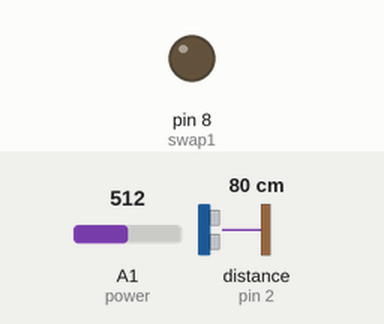
This sketch was run on a simulated Arduino Uno, built with avr-gcc and run on an emulated ATmega328P. Shown: output pins drawn as LEDs (lit = HIGH). Wiring (inferred from the names in the program): ultrasonic range finder: trigger pin 2; echo pin 2. The inputs (shaded band) are chosen by the test bench; at power-on: distance to the obstacle (sensor on pin 2) 80 cm, A1 (power) = 512. The echo pulse lasts 58.3 µs per cm; pins used as bus, display or sensor lines are not drawn; what the sketch prints to the serial monitor is not drawn.

Above: at 2.2 s.
2.3 s: distance to the obstacle (sensor on pin 2) set to 22 cm
6.2 s: distance to the obstacle (sensor on pin 2) set to 18 cm
At 9.3 s:
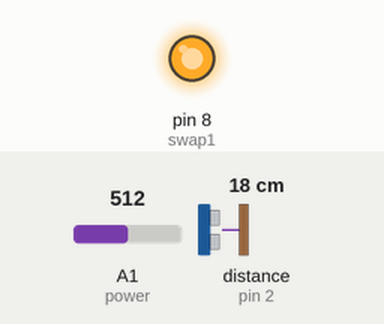
10.5 s: distance to the obstacle (sensor on pin 2) set to 22 cm
14.2 s: distance to the obstacle (sensor on pin 2) set to 26 cm
At 18.2 s:
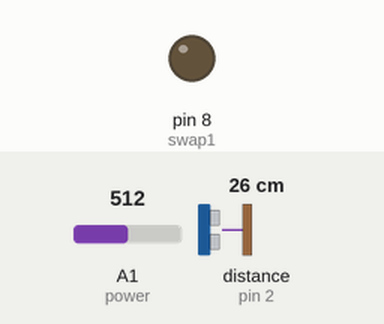
18.5 s: distance to the obstacle (sensor on pin 2) set to 2 cm
At 21.4 s:
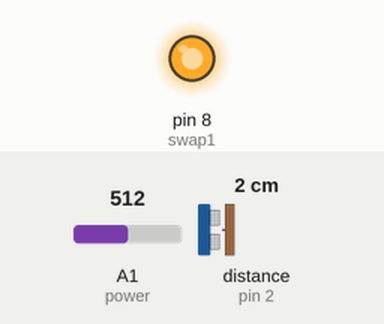
Timing chart, 0 to 22.9 s (numbered marks = the images above; inputs shaded):
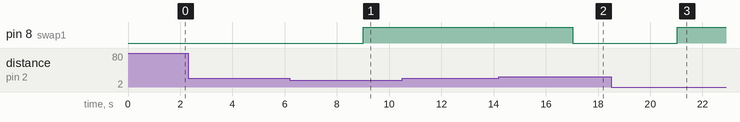

The sketch:

dween2.ino
```cpp
const int motionPin = 2; //sets values of pins
const int swap1 = 8;
const int swap2 = 9;
const int power = A1;
const int enable = 10;

// when 8 is high and 9 is low or vise versa it swaps.
// if both are the same, stop.
int duration = 0; //sets duration as an integer so that it may be changed later

void setup()
{
  // Initiallize the LED and alarm to be off by default.
  // Also activate the serial console.
  Serial.begin(9600); //starts the serial tab so that we can see the value of duration


  pinMode(swap1, OUTPUT); //sets important pins to output mode
  pinMode(enable, OUTPUT);
  pinMode(swap2, OUTPUT);

  // Wait one second before proceeding
  delay(1000);
}

// Called repeatedly during the simulation run
void loop()
{


  pinMode(motionPin, OUTPUT); //changes more pins mode to output
  digitalWrite(motionPin, LOW); //runs a check where it flickers the power on and off to make sure it works
  delayMicroseconds(2);
  digitalWrite(motionPin, HIGH);
  delayMicroseconds(5);
  digitalWrite(motionPin, LOW);
  pinMode(motionPin, INPUT);

  duration = 0; //sets up duration within the function
  duration = pulseIn(motionPin, HIGH); //tells us that duration is equal to the value that the pin is getting


  // Send some debug info to the serial console
  Serial.println(duration); //shows said value on the console
  Serial.print("  ");


  int speed = analogRead(power); //sets up the value for speed which is one of the values needed to get the door to open or shut
  Serial.print(speed); // prints it in the console to debug
  Serial.print(" ");
  boolean reverse = digitalRead(motionPin); // sets up reverse which allows us to switch the mode
  setMotor(speed, reverse, duration); //passes those values to a function


}
  // Check the sesnor for activity. By default this will timeout
  // after one second if there is no activity.
void setMotor(int speed, boolean reverse, int duration)

{
    delay(2000);
    if (duration < 1200 && duration > 5 ){ //if the sensor senses stuff close enough, it opens
    analogWrite(enable, speed);
    digitalWrite(swap1, ! reverse);
    digitalWrite(swap2, reverse);

  }
    if (duration > 1350){ //if not it shuts
    analogWrite(enable, speed);
    digitalWrite(swap1, reverse);
    digitalWrite(swap2, ! reverse);


  }

    if (duration > 1900){ //if stuff is very far away, it turns off
    analogWrite(enable, 0);
    digitalWrite(swap1, reverse);
    digitalWrite(swap2, reverse);

  }

}


 /* // If motion was detected sound the alarm!
  state1 = LOW;
  state2 = LOW;
  if (duration < 3000) //greater duration = greater distance, too much and it will always be on. To little and it'll never turn on.
  {
    state = HIGH;
    state = LOW;
  }?????????????????..

  digitalWrite(openPin, state);
}


 */
```

Measured:
- the behaviour switches between 21 and 20 cm on distance to the obstacle (sensor on pin 2) (found by bisection; images 0 and 1)
- the behaviour switches between 23 and 24 cm on distance to the obstacle (sensor on pin 2) (found by bisection; images 1 and 2)
- after the input at 2.3 s, every drawn part: stays the same
- after the input at 6.2 s, pin 8 (swap1): LOW → HIGH after 2.8 s
- after the input at 10.5 s, every drawn part: stays the same
- after the input at 14.2 s, pin 8 (swap1): HIGH → LOW after 2.8 s
- after the input at 18.5 s, pin 8 (swap1): LOW → HIGH after 2.5 s
